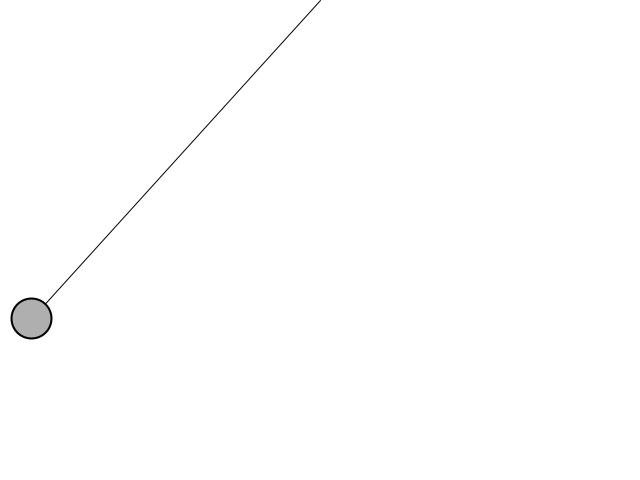
Frame 1 (no input)
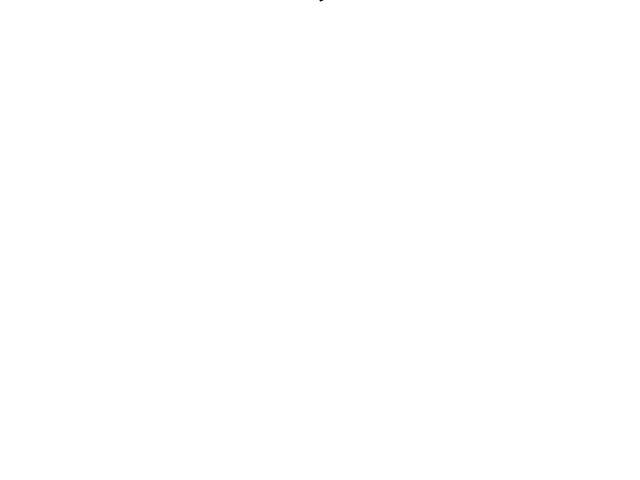
Frame 60 (the mouse pressed at the canvas centre just before this capture)
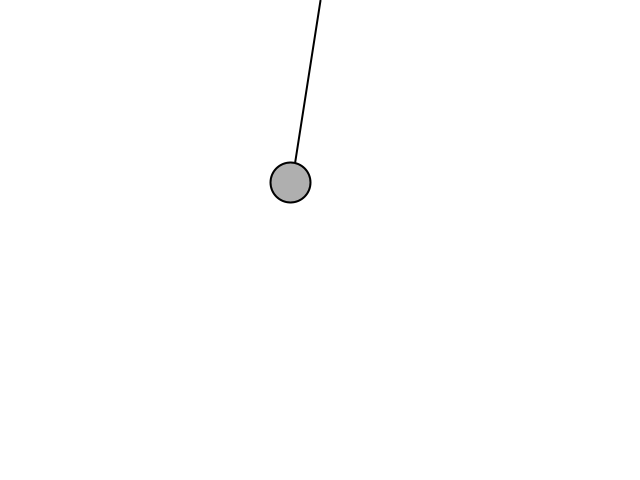
Frame 120 (the mouse held since frame 60 and released just before this capture)

The Processing sketch that drew these frames (run headless with seeded random() and noise(); from frame 60 on, the mouse is pressed at the canvas centre):

// Processing sketch: inclass_spring
// ── inclass_spring.pde
Mover bob;
Spring spring;

void setup(){
  size(640, 480);
  bob = new Mover(30, width/2, 100);
  spring = new Spring(width/2, 0, 100);
}

void draw(){
  background(255);
  spring.update(bob);
  spring.display(bob);
  PVector g = new PVector(0, 2);
  bob.applyForce(g);
  bob.update();
  bob.display();
}

// ── Mover.pde
// The Nature of Code
// Daniel Shiffman
// http://natureofcode.com

// Bob class, just like our regular Mover (position, velocity, acceleration, mass)

class Mover { 
  PVector position;
  PVector velocity;
  PVector acceleration;
  float mass = 20;
  
  // Arbitrary damping to simulate friction / drag 
  float damping = 0.98;

  // For mouse interaction
  PVector dragOffset;
  boolean dragging = false;

  // Constructor
  Mover(float x, float y, float l) {
    position = new PVector(x,y);
    velocity = new PVector();
    acceleration = new PVector();
    dragOffset = new PVector();
  } 

  // Standard Euler integration
  void update() { 
    velocity.add(acceleration);
    velocity.mult(damping);
    position.add(velocity);
    acceleration.mult(0);
  }

  // Newton's law: F = M * A
  void applyForce(PVector force) {
    PVector f = force.get();
    f.div(mass);
    acceleration.add(f);
  }


  // Draw the bob
  void display() { 
    stroke(0);
    strokeWeight(2);
    fill(175);
    if (dragging) {
      fill(50);
    }
    ellipse(position.x,position.y,mass*2,mass*2);
  } 

  // The methods below are for mouse interaction

  // This checks to see if we clicked on the mover
  void clicked(int mx, int my) {
    float d = dist(mx,my,position.x,position.y);
    if (d < mass) {
      dragging = true;
      dragOffset.x = position.x-mx;
      dragOffset.y = position.y-my;
    }
  }

  void stopDragging() {
    dragging = false;
  }

  void drag(int mx, int my) {
    if (dragging) {
      position.x = mx + dragOffset.x;
      position.y = my + dragOffset.y;
    }
  }
}

// ── Spring.pde
class Spring {
  PVector anchor;
  float restingLength;
  float k;

  Spring( float x, float y, float len) {
    anchor = new PVector(x, y);
    restingLength = len;
    k = .1;
  }

  void update(Mover m) {
    PVector force = PVector.sub(m.position, anchor);
    float stretch = force.mag() - restingLength;
    
    force.normalize();
    force.mult(k*stretch*(-1));
    m.applyForce(force);
  }
  
  void display(Mover m) {
    line(anchor.x, anchor.y, m.position.x, m.position.y);
  }
}
